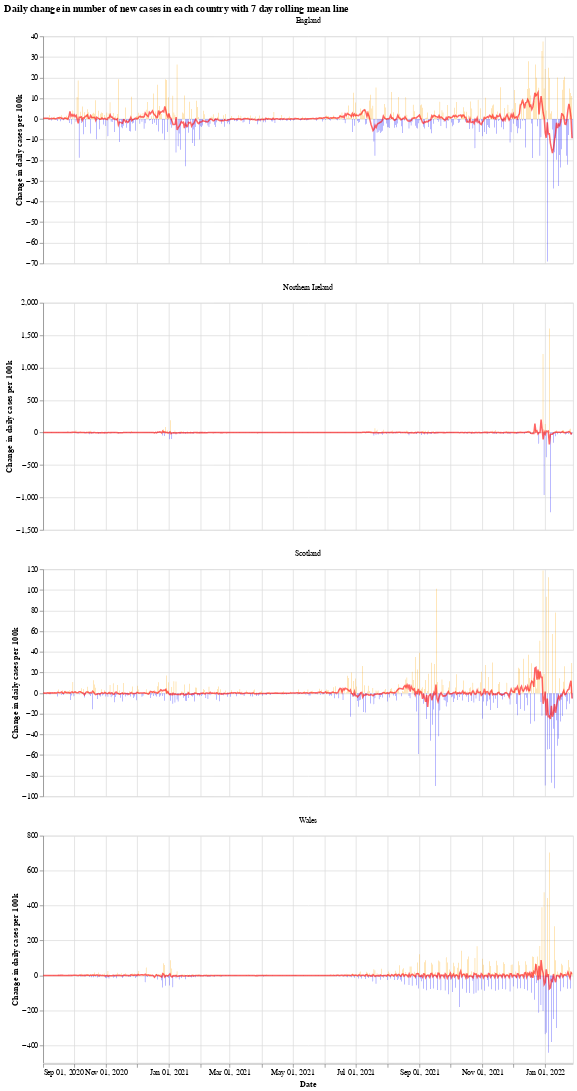

Notebook code cell kept with this figure:
### Markdown cell above
We will use the Python library `Altair` for visualising the data, see the [altair docs](https://altair-viz.github.io/) for more information.

First we have a graph which shows the daily change in the number of new cases for each country. This number jumps up and down all over the place, which is likely due to delay in reporting of new cases over the weekend. Another interesting thing is that it looks like the daily cases in Wales experienced a much shorter period of calm over the summer (calm in the sense of daily cases not jumping up and down).

The orange bars are days when the number of new cases (per 100k population) was more than the previous day, while the blue are days when the number of new cases dropped. The red line is the 7 day moving average. 

When the moving average line is below 0, it means that there is a consistent drop in new cases. We can see this clearly happening around the times that lockdowns were introduced (though, to varying degrees). I will update the graphs soon with a marker of when each lockdown started.

### Code cell
# collapse
import altair as alt

bars = alt.Chart(uk_cases).mark_bar().encode(
    x=alt.X("yearmonthdate(date):T", axis=alt.Axis(title='Date')),
    y=alt.Y("casesChangeRate:Q", axis=alt.Axis(title='Change in daily cases per 100k')),
    tooltip='casesChange',
    color=alt.condition(
        alt.datum.casesChangeRate > 0,
        alt.value("orange"),  # The positive color
        alt.value("blue")  # The negative color
    )
).properties(title='Daily change in number of new cases with 7 day rolling mean',width=700).interactive()

line = alt.Chart(uk_cases).mark_line(
    color='red',
    size=2,
    opacity=0.6
).transform_window(
    rolling_mean='mean(casesChangeRate)',
    frame=[0, 7],
    groupby=['areaName']
).encode(
    x='yearmonthdate(date):T',
    y='rolling_mean:Q'
)

alt.layer(bars, line, data=uk_cases).facet(alt.Column(
    'areaName', title=''), columns=1).resolve_scale(y='independent').properties(title='Daily change in number of new cases in each country with 7 day rolling mean line')

### Figure 1 — Vega-Lite specification as saved in the notebook (floating-point values rounded to 4 significant figures; data arrays with more than 128 entries replaced by an {"elided": "..."} marker saying what was removed)
{"config": {"view": {"continuousWidth": 400, "continuousHeight": 300}}, "data": {"name": "data-3becc6d054b97af665ad5f755bac3bdf"}, "facet": {"type": "nominal", "field": "areaName", "title": ""}, "spec": {"layer": [{"mark": "bar", "encoding": {"color": {"condition": {"value": "orange", "test": "(datum.casesChangeRate > 0)"}, "value": "blue"}, "tooltip": {"type": "quantitative", "field": "casesChange"}, "x": {"type": "temporal", "axis": {"title": "Date"}, "field": "date", "timeUnit": "yearmonthdate"}, "y": {"type": "quantitative", "axis": {"title": "Change in daily cases per 100k"}, "field": "casesChangeRate"}}, "selection": {"selector001": {"type": "interval", "bind": "scales", "encodings": ["x", "y"]}}, "title": "Daily change in number of new cases with 7 day rolling mean", "width": 700}, {"mark": {"type": "line", "color": "red", "opacity": 0.6, "size": 2}, "encoding": {"x": {"type": "temporal", "field": "date", "timeUnit": "yearmonthdate"}, "y": {"type": "quantitative", "field": "rolling_mean"}}, "transform": [{"window": [{"op": "mean", "field": "casesChangeRate", "as": "rolling_mean"}], "frame": [0, 7], "groupby": ["areaName"]}]}]}, "columns": 1, "resolve": {"scale": {"y": "independent"}}, "title": "Daily change in number of new cases in each country with 7 day rolling mean line", "$schema": "https://vega.github.io/schema/vega-lite/v4.8.1.json", "datasets": {"data-3becc6d054b97af665ad5f755bac3bdf": {"elided": "2056 records"}}}
